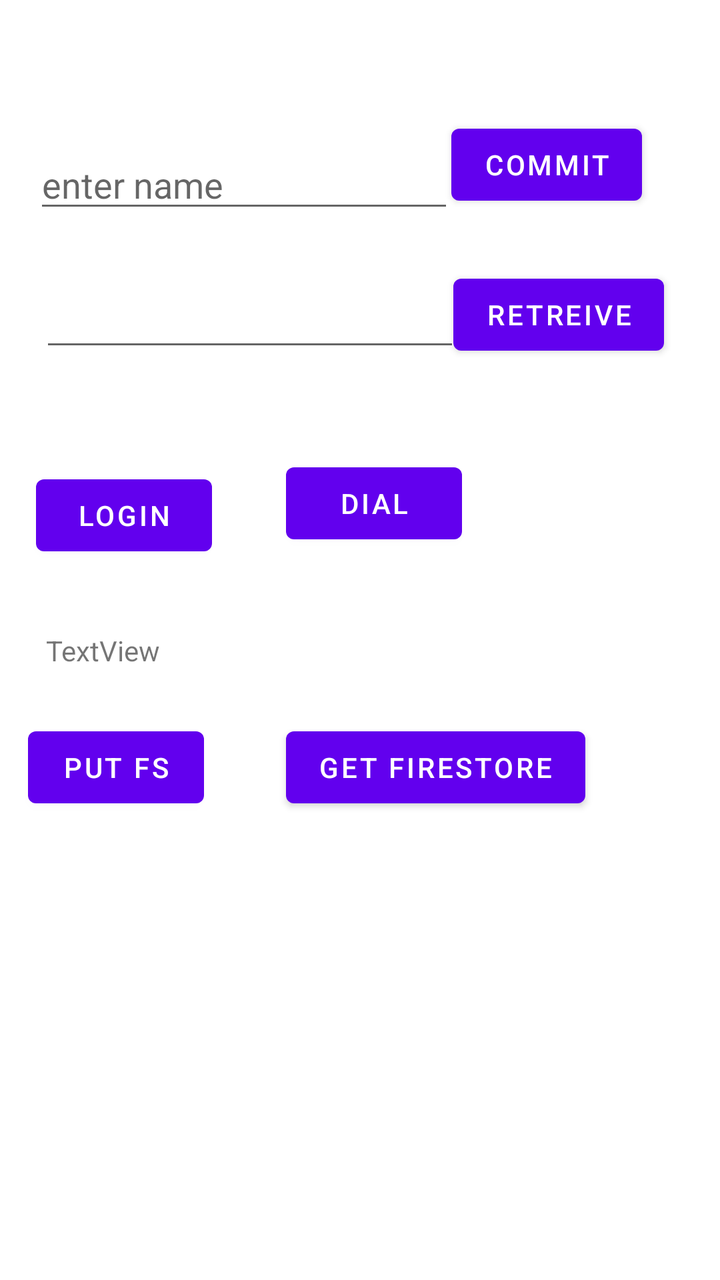
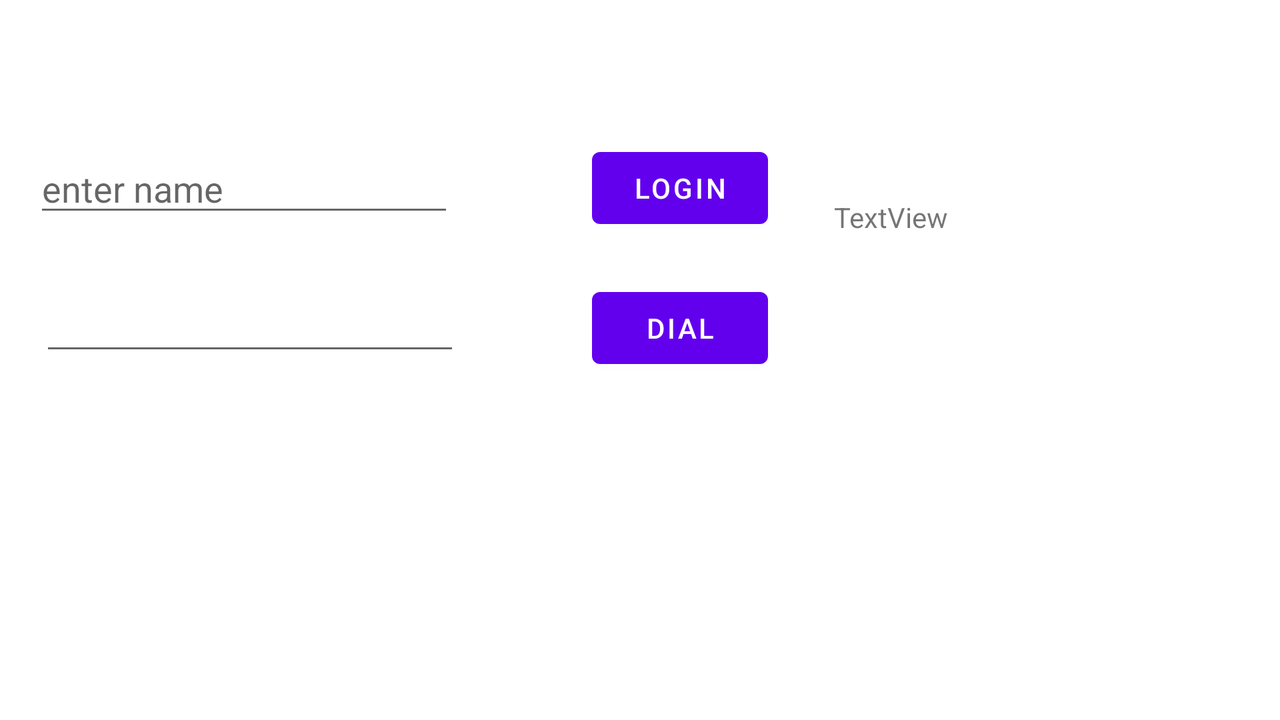

Compare how this app lays out the same screen by default and in its alternative resource folder. The renders come first, then the two layout files and the values they reference.
<!-- AndroidManifest.xml: application theme Theme.B3First -->
<!-- res/layout/activity_main.xml -->
<?xml version="1.0" encoding="utf-8"?>
<androidx.constraintlayout.widget.ConstraintLayout xmlns:android="http://schemas.android.com/apk/res/android"
    xmlns:app="http://schemas.android.com/apk/res-auto"
    xmlns:tools="http://schemas.android.com/tools"
    android:layout_width="match_parent"
    android:layout_height="match_parent"
    tools:context=".MainActivity">

    <EditText
        android:id="@+id/etName"
        android:layout_width="wrap_content"
        android:layout_height="wrap_content"
        android:layout_marginStart="17dp"
        android:layout_marginTop="70dp"
        android:ems="10"
        android:hint="enter name"
        android:inputType="textPersonName"
        app:layout_constraintStart_toStartOf="parent"
        app:layout_constraintTop_toTopOf="parent" />

    <EditText
        android:id="@+id/etPassword"
        android:layout_width="wrap_content"
        android:layout_height="wrap_content"
        android:layout_marginStart="20dp"
        android:layout_marginTop="28dp"
        android:ems="10"
        android:inputType="text"
        app:layout_constraintStart_toStartOf="parent"
        app:layout_constraintTop_toBottomOf="@+id/etName" />

    <Button
        android:id="@+id/btnHome"
        android:layout_width="wrap_content"
        android:layout_height="wrap_content"
        android:layout_marginStart="18dp"
        android:layout_marginTop="53dp"
        android:onClick="clickHandler"
        android:text="login"
        app:layout_constraintStart_toStartOf="parent"
        app:layout_constraintTop_toBottomOf="@+id/etPassword" />

    <Button
        android:id="@+id/btnDial"
        android:layout_width="wrap_content"
        android:layout_height="wrap_content"
        android:layout_marginStart="37dp"
        android:layout_marginBottom="6dp"
        android:onClick="clickHandler"
        android:text="dial"
        app:layout_constraintBottom_toBottomOf="@+id/btnHome"
        app:layout_constraintStart_toEndOf="@+id/btnHome" />

    <TextView
        android:id="@+id/tvContact"
        android:layout_width="wrap_content"
        android:layout_height="wrap_content"
        android:layout_marginStart="23dp"
        android:layout_marginTop="34dp"
        android:text="TextView"
        app:layout_constraintStart_toStartOf="parent"
        app:layout_constraintTop_toBottomOf="@+id/btnHome" />

    <Button
        android:id="@+id/btnPut"
        android:layout_width="wrap_content"
        android:layout_height="wrap_content"
        android:layout_marginStart="14dp"
        android:layout_marginTop="25dp"
        android:onClick="firestoreHandler"
        android:text="put fs"
        app:layout_constraintStart_toStartOf="parent"
        app:layout_constraintTop_toBottomOf="@+id/tvContact" />

    <Button
        android:id="@+id/btnGet"
        android:layout_width="wrap_content"

        android:layout_height="wrap_content"
        android:layout_marginStart="41dp"
        android:onClick="firestoreHandler"
        android:text="get firestore"
        app:layout_constraintBaseline_toBaselineOf="@+id/btnPut"
        app:layout_constraintStart_toEndOf="@+id/btnPut" />

    <Button
        android:id="@+id/btnCommit"
        android:layout_width="wrap_content"
        android:layout_height="wrap_content"
        android:layout_marginEnd="39dp"
        android:layout_marginBottom="27dp"
        android:onClick="dbHandler"
        android:text="commit"
        app:layout_constraintBottom_toTopOf="@+id/btnRetreive"
        app:layout_constraintEnd_toEndOf="parent" />

    <Button
        android:id="@+id/btnRetreive"
        android:layout_width="wrap_content"

        android:layout_height="wrap_content"
        android:layout_marginTop="137dp"
        android:layout_marginEnd="28dp"
        android:layout_marginBottom="138dp"
        android:onClick="dbHandler"
        android:text="retreive"
        app:layout_constraintBottom_toTopOf="@+id/tvContact"
        app:layout_constraintEnd_toEndOf="parent"
        app:layout_constraintTop_toTopOf="parent" />
</androidx.constraintlayout.widget.ConstraintLayout>
<!-- resources referenced by this layout -->
<resources>
  <style name="Theme.B3First" parent="Theme.MaterialComponents.DayNight.DarkActionBar">
          
          <item name="colorPrimary">@color/purple_500</item>
          <item name="colorPrimaryVariant">@color/purple_700</item>
          <item name="colorOnPrimary">@color/white</item>
          
          <item name="colorSecondary">@color/teal_200</item>
          <item name="colorSecondaryVariant">@color/teal_700</item>
          <item name="colorOnSecondary">@color/black</item>
          
          <item name="android:statusBarColor" tools:targetApi="l">?attr/colorPrimaryVariant</item>
          
      </style>
</resources>
<!-- res/layout-land/activity_main.xml (the repository's variant of the layout above) -->
<!-- drawn on the phone turned sideways -->
<?xml version="1.0" encoding="utf-8"?>
<androidx.constraintlayout.widget.ConstraintLayout xmlns:android="http://schemas.android.com/apk/res/android"
    xmlns:app="http://schemas.android.com/apk/res-auto"
    xmlns:tools="http://schemas.android.com/tools"
    android:layout_width="match_parent"
    android:layout_height="match_parent"
    tools:context=".MainActivity">

    <EditText
        android:id="@+id/etName"
        android:layout_width="wrap_content"
        android:layout_height="wrap_content"
        android:layout_marginStart="17dp"
        android:layout_marginTop="70dp"
        android:layout_marginBottom="73dp"
        android:ems="10"
        android:hint="enter name"
        android:inputType="textPersonName"
        app:layout_constraintBottom_toBottomOf="@+id/btnDial"
        app:layout_constraintStart_toStartOf="parent"
        app:layout_constraintTop_toTopOf="parent" />

    <EditText
        android:id="@+id/etPassword"
        android:layout_width="wrap_content"
        android:layout_height="wrap_content"
        android:layout_marginStart="20dp"
        android:layout_marginTop="28dp"
        android:ems="10"
        android:inputType="numberPassword"
        app:layout_constraintStart_toStartOf="parent"
        app:layout_constraintTop_toBottomOf="@+id/etName" />

    <Button
        android:id="@+id/btnHome"
        android:layout_width="wrap_content"
        android:layout_height="wrap_content"
        android:layout_marginStart="69dp"
        android:layout_marginTop="70dp"
        android:onClick="clickHandler"
        android:text="login"
        app:layout_constraintStart_toEndOf="@+id/etName"
        app:layout_constraintTop_toTopOf="parent" />

    <Button
        android:id="@+id/btnDial"
        android:layout_width="wrap_content"
        android:layout_height="wrap_content"
        android:layout_marginTop="22dp"
        android:onClick="clickHandler"
        android:text="dial"
        app:layout_constraintStart_toStartOf="@+id/btnHome"
        app:layout_constraintTop_toBottomOf="@+id/btnHome" />

    <TextView
        android:id="@+id/tvContact"
        android:layout_width="wrap_content"
        android:layout_height="wrap_content"
        android:layout_marginTop="99dp"
        android:layout_marginEnd="166dp"
        android:text="TextView"
        app:layout_constraintEnd_toEndOf="parent"
        app:layout_constraintTop_toTopOf="parent" />
</androidx.constraintlayout.widget.ConstraintLayout>
